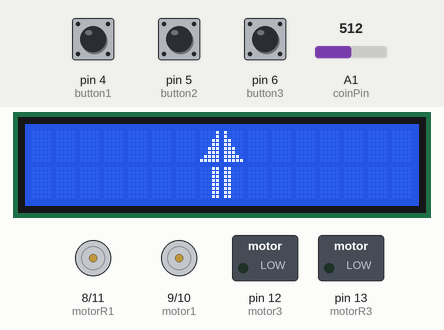
This sketch was run on a simulated Arduino Uno, built with avr-gcc and run on an emulated ATmega328P. Shown: 16×2 character LCD, motor-driver pin pairs drawn as motors (green arrow = first pin HIGH = forward, orange = second pin HIGH = backward, longer = more drive), switched loads named in the sketch (green lamp = pin HIGH). Inputs (shaded band) come from the test bench; at power-on: pin 5 (button2) LOW, pin 4 (button1) LOW, pin 6 (button3) LOW, A1 (coinPin) = 512.

Above: at 1.2 s.
1.3 s: pin 5 (button2) pulled HIGH for 0.15 s
At 2.8 s:
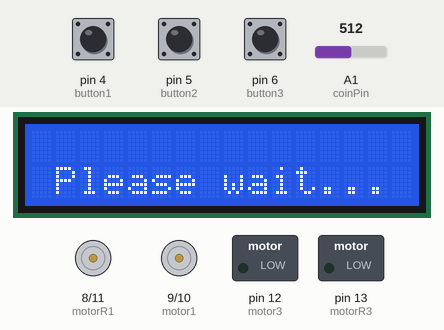
At 7.8 s:
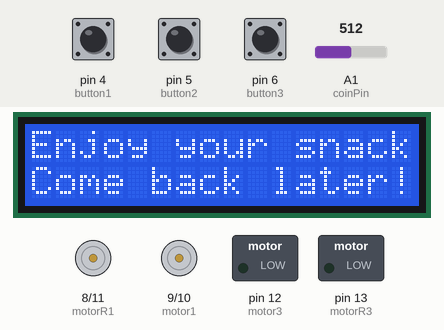
Timing chart, 0 to 9.3 s (numbered marks = the images above; inputs shaded):
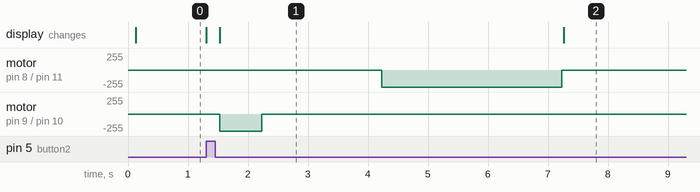

The sketch:

vendingmachine.ino
```cpp
/*
 * Zayaan and Daniel
 * June 16th, 2024
 * Mrs. Helen Strelkovska
 * TEJ3M-1
 * Vending Machine
 */

#include <Wire.h>
#include <LiquidCrystal_I2C.h>
LiquidCrystal_I2C lcd(0x27,16,2);

// Coin checking variables
int coinLight = 0;
int coinPin = A1;
boolean coinCheck = false;

// Button checking variables
int button1 = 4;
int button2 = 5;
int button3 = 6;
int read1 = 0;
int read2 = 0;
int read3 = 0;

// Motor pins
int motor1 = 9;
int motor2 = 10;
int motor3 = 12;

// Motor reverse
int motorR1 = 8;
int motorR2 = 11;
int motorR3 = 13;

// snack counters
int snackLeft = 1;
int snackCentre = 1;
int snackRight = 1;
boolean snackDropped = false;

// LCD text variables
String coin1 =" Insert quarter";
String coin2="     $0.25";

String bye1="Enjoy your snack";
String bye2="Come back later!";

String lowStock1 = "Out of Stock";
String lowStock2 = "Please try again";

String loading = " Please wait...";


// Custom arrow code
int arrowPos = 0;
boolean select = false;
byte topL[] = {
  B00001,
  B00001,
  B00011,
  B00011,
  B00111,
  B00111,
  B01111,
  B11111
};

byte topR[] = {
  B10000,
  B10000,
  B11000,
  B11000,
  B11100,
  B11100,
  B11110,
  B11111
};

byte bottomL[] = {
  B00011,
  B00011,
  B00011,
  B00011,
  B00011,
  B00011,
  B00011,
  B00011
};

byte bottomR[] = {
  B11000,
  B11000,
  B11000,
  B11000,
  B11000,
  B11000,
  B11000,
  B11000
};


void setup(){
    Serial.begin(9600);
    lcd.init();  //initialize the lcd
    lcd.backlight();  //open the backlight
    lcd.clear();

    // input pins
    pinMode(button1, INPUT);
    pinMode(button2, INPUT);
    pinMode(button3, INPUT);

    // motor pins
    pinMode(motor1, OUTPUT);
    pinMode(motor2, OUTPUT);
    pinMode(motor3, OUTPUT);

    // motor reverse pins
    pinMode(motorR1, OUTPUT);
    pinMode(motorR2, OUTPUT);
    pinMode(motorR3, OUTPUT);

    // arrow character
    lcd.createChar(0, topL);
    lcd.createChar(1, topR);
    lcd.createChar(2, bottomL);
    lcd.createChar(3, bottomR);
}


void loop(){

  if (!coinCheck){
    // print line 1
    lcd.setCursor(0,0);
    lcd.print(coin1);

    // print line 2
    lcd.setCursor(0,1);
    lcd.print(coin2);

    // read ldr for coin
    coinLight = analogRead(coinPin);

    //coin detected
    if (coinLight > 100){
      coinCheck = true;
      lcd.clear();
    }

  }

  // user selection
  else {

    // get user button input value
    read1 = digitalRead(button1);
    read2 = digitalRead(button2);
    read3 = digitalRead(button3);

    // button checking
    if (read1 == 1 && arrowPos != -1){
      arrowPos--;
      lcd.clear();
      delay(200);
    }
    if (read3 ==1 && arrowPos != 1){
      arrowPos++;
      lcd.clear();
      delay(200);
    }
    if (read2 == 1){
      select = true;
      lcd.clear();
      delay(200);
    }

    //arrow middle
    if (arrowPos == 0){

      lcd.setCursor(7,0);
      lcd.write(0);
      //lcd.home();

      lcd.setCursor(8,0);
      lcd.write(1);
      //lcd.home();

      lcd.setCursor(7,1);
      lcd.write(2);
      //lcd.home();

      lcd.setCursor(8,1);
      lcd.write(3);

    }

    // arrow left
    else if (arrowPos == -1){

      lcd.setCursor(1,0);
      lcd.write(0);

      lcd.setCursor(2,0);
      lcd.write(1);

      lcd.setCursor(1,1);
      lcd.write(2);

      lcd.setCursor(2,1);
      lcd.write(3);
    }

    // arrow right
    else if (arrowPos == 1){

      lcd.setCursor(13,0);
      lcd.write(0);

      lcd.setCursor(14,0);
      lcd.write(1);

      lcd.setCursor(13,1);
      lcd.write(2);

      lcd.setCursor(14,1);
      lcd.write(3);
    }

    // drop candy and display ending message
    if (select == true){
      lcd.clear();
      lcd.setCursor(0,1);
      lcd.print(loading);

      // run right motor
      if (arrowPos == 1){

        // ensuring snack is stocked
        if (snackRight > 0) {
          digitalWrite(motor3, HIGH);
          delay(1000);
          digitalWrite(motor3, LOW);
          delay(2000);
          digitalWrite(motorR3, HIGH);
          delay(1000);
          digitalWrite(motorR3 , LOW);

          snackDropped = true;
          snackRight--;
        }
        else {
          // print low stock line 1
          lcd.clear();
          lcd.setCursor(0,0);
          lcd.print(lowStock1);

          // print low stock line 2
          lcd.setCursor(0,1);
          lcd.print(lowStock2);
          delay(3000);
        }

      }

      // run centre motor
      if (arrowPos == 0) {

        if (snackCentre > 0) {
          digitalWrite(motor2, HIGH);
          delay(700);
          digitalWrite(motor2, LOW);
          delay(2000);
          digitalWrite(motorR2, HIGH);
          delay(3000);
          digitalWrite(motorR2, LOW);

          snackDropped = true;
          snackCentre--;
        }
        else {
          // print low stock line 1
          lcd.clear();
          lcd.setCursor(0,0);
          lcd.print(lowStock1);

          // print low stock line 2
          lcd.setCursor(0,1);
          lcd.print(lowStock2);
          delay(3000);
        }
      }

      // run left motor
      if (arrowPos == -1) {

        if (snackLeft > 0) {
          digitalWrite(motor1, HIGH);
          delay(500);
          digitalWrite(motor1, LOW);
          delay(1000);
          digitalWrite(motorR1, HIGH);
          delay(1000);
          digitalWrite(motorR1, LOW);

          snackDropped = true;
          snackLeft--;
        }
        else {
          // print low stock line 1
          lcd.clear();
          lcd.setCursor(0,0);
          lcd.print(lowStock1);

          // print low stock line 2
          lcd.setCursor(0,1);
          lcd.print(lowStock2);
          delay(3000);
        }
      }

      // only reset if snack was dropped
      if (snackDropped == true) {
        lcd.clear();
        // print exit line 1
        lcd.setCursor(0,0);
        lcd.print(bye1);

        // print exit line 2
        lcd.setCursor(0,1);
        lcd.print(bye2);
        coinCheck = false;
      }

      // reset variables to reset vending machine
      select = false;
      arrowPos = 0;
      snackDropped = false;

      // wait before resetting
      delay(5000);
      lcd.clear();

    }

  }

}
```

Measured:
- after the input at 1.3 s, motor on pin 8 (motorR1) / pin 11 (motorR2): stopped → backward 255/255 after 2.9 s, → stopped 3.0 s later; motor on pin 9 (motor1) / pin 10 (motor2): stopped → backward 255/255 after 0.23 s, → stopped 0.70 s later; the display: first changes at once (image 1 shows a later state)
- what the display in image 1 shows lasts 5.8 s, from 1.5 s to 7.3 s
